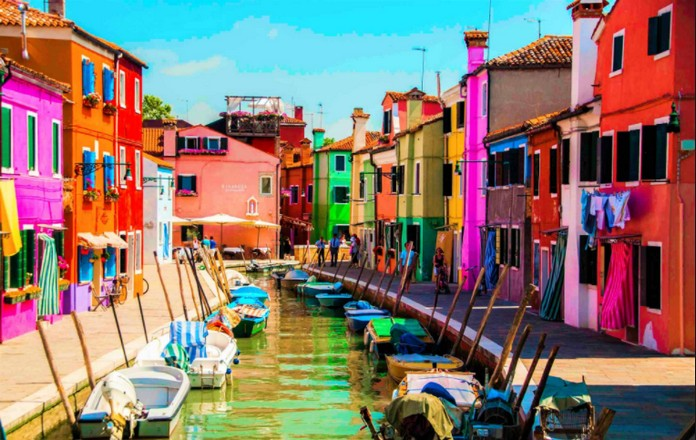
#> input picture Assets/img1.jpg, 696 x 440 px, given in place of the camera
$ python colorDetection.py
#> lines starting #> are read from the running program, lines starting #| are printed output that depends on the picture; after the words box and inside, x2 and y2 are one past the last pixel; in counts of white or black regions, pixels touching at a corner belong together
import cv2
import numpy as np


def empty(a):
    pass


# creating the Tracpad
windowName = 'Color Detection'        # Window Name
cv2.namedWindow(windowName)         # Window Creation
#cv2.resizeWindow(windowName,640,240)    # Resizing the Window

# adding the Track pad
cv2.createTrackbar('HUE min',windowName,0,179,empty)
#> slider 'HUE min' is set to 35
cv2.createTrackbar('HUE max',windowName,179,179,empty)
cv2.createTrackbar('SAT min',windowName,0,255,empty)
#> slider 'SAT min' is set to 51
cv2.createTrackbar('SAT max',windowName,255,255,empty)
cv2.createTrackbar('Value min',windowName,0,255,empty)
#> slider 'Value min' is set to 51
cv2.createTrackbar('Value max',windowName,255,255,empty)


cam = cv2.VideoCapture(0)           # Creating the Webcam Instance

# Setting the Resolution
cam.set(3,640)                      # Width
cam.set(4,480)                      # Height


# Start Video Rolling
while True:
    isTrue, frame = cam.read()              # Reading the Frames
#> frame is the input picture: shape (440, 696, 3); mean B, G, R 109, 119.4, 139.7

    # Mirror the image output
    frame = cv2.flip(frame,1)
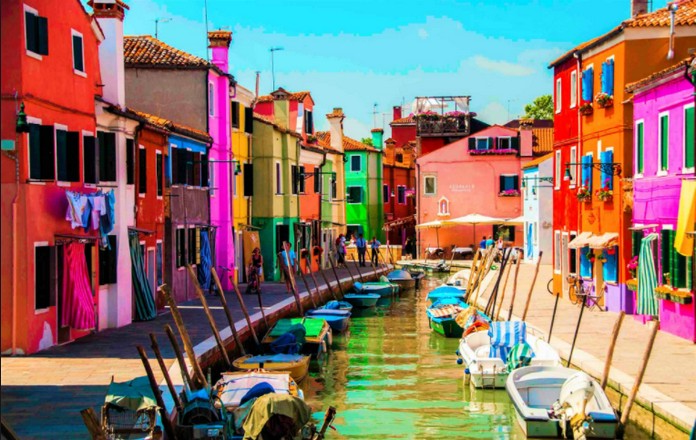
#> frame: shape (440, 696, 3); mean B, G, R 109, 119.4, 139.7
    # Converting the frame in HSC color space
    framehsv = cv2.cvtColor(frame,cv2.COLOR_BGR2HSV)
#> framehsv: shape (440, 696, 3); mean H, S, V 64.4, 150, 171.2

    # getting the track bar Values
    h_min = cv2.getTrackbarPos('HUE min',windowName)
    h_max = cv2.getTrackbarPos('HUE max',windowName)
    s_min = cv2.getTrackbarPos('SAT min',windowName)
    s_max = cv2.getTrackbarPos('SAT max',windowName)
    v_min = cv2.getTrackbarPos('value min',windowName)
    v_max = cv2.getTrackbarPos('Value max',windowName)

    # creating the lower and upper range
    lower = np.array([h_min,s_min,v_min])
    upper = np.array([h_max,s_max,v_max])

    # creating the mask
    mask = cv2.inRange(framehsv,lower,upper)
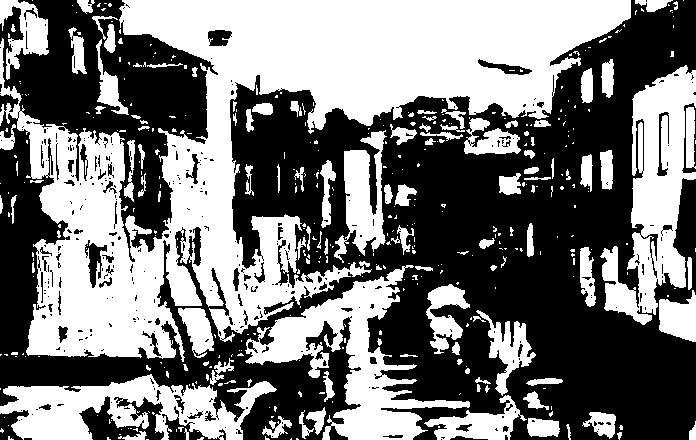
#> mask: shape (440, 696); 47.2% white; 420 white regions (301 under 20 px), largest, box (x1, y1, x2, y2) and area: (0, 0, 631, 362) 82725, (245, 265, 470, 440) 11668, (600, 65, 696, 325) 11643

    # result output
    result = cv2.bitwise_and(frame,frame,mask=mask)
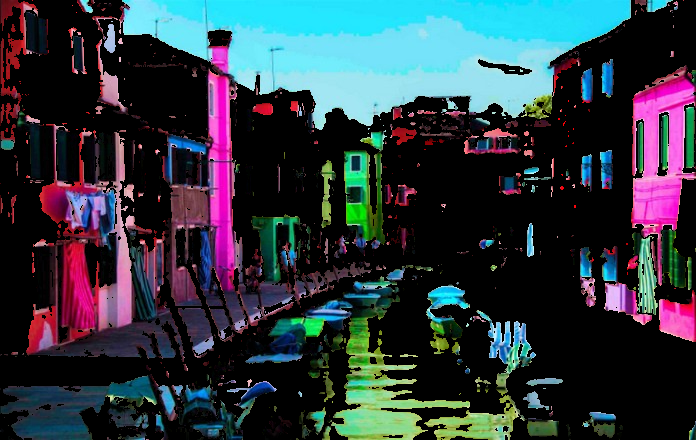
#> result: shape (440, 696, 3); mean B, G, R 65.3, 57.3, 46.4

    # stacking the output
    stackimgs = np.hstack([frame,result])
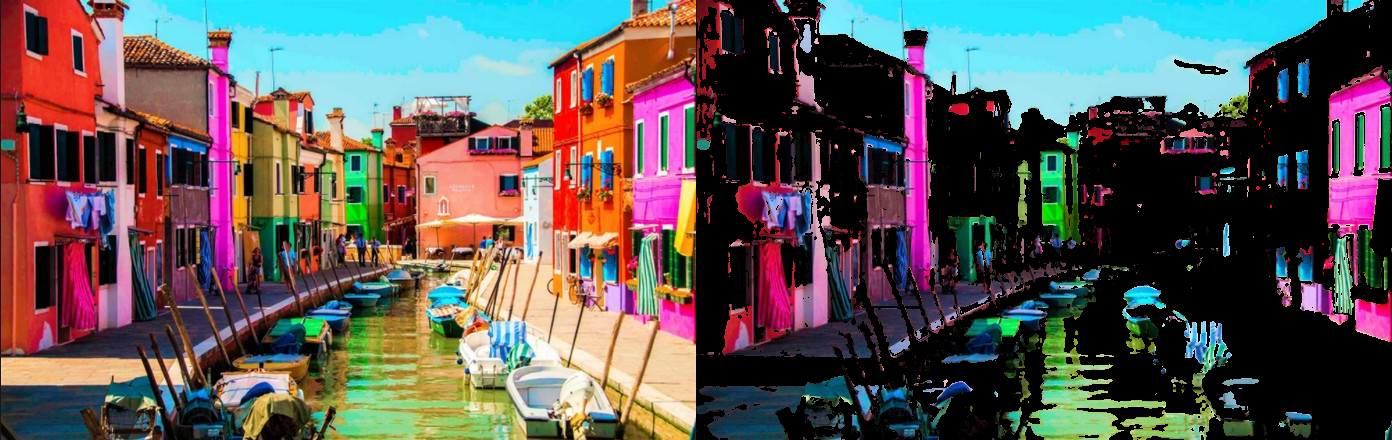
#> stackimgs: shape (440, 1392, 3); mean B, G, R 87.2, 88.3, 93.1

    # Display
    cv2.imshow(windowName,stackimgs)
    # Creating the Exit Pole
    if cv2.waitKey(1) & 0xFF == 27:
#> (key Esc is pressed here)
        break

cam.release()               # Releasing the instance
cv2.destroyAllWindows()     # Destroing the windows

$ run again, on Assets/Air_Canvas-clearmode.png
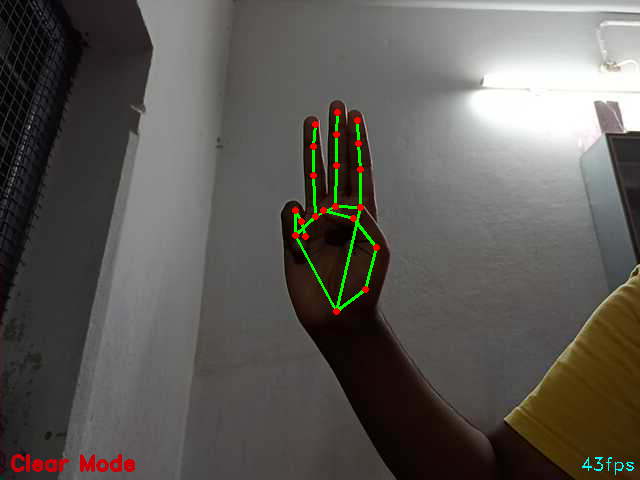
#> input picture Assets/Air_Canvas-clearmode.png, 640 x 480 px, given in place of the camera
#> frame is the input picture: shape (480, 640, 3); mean B, G, R 84.6, 89, 92.3
#> framehsv: shape (480, 640, 3); mean H, S, V 31, 40.9, 94.2
#> `mask = cv2.inRange(framehsv,lower,upper)`:
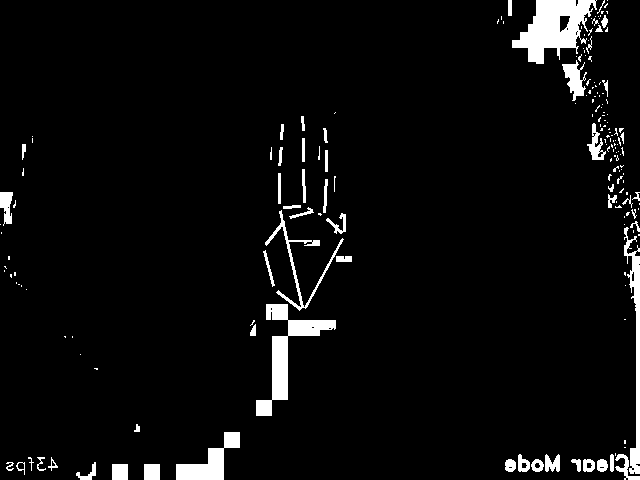
#> mask: shape (480, 640); 4.6% white; 181 white regions (124 under 20 px), largest, box (x1, y1, x2, y2) and area: (512, 0, 597, 64) 2900, (256, 304, 336, 416) 2286, (624, 227, 640, 474) 1388
#> `stackimgs = np.hstack([frame,result])`:
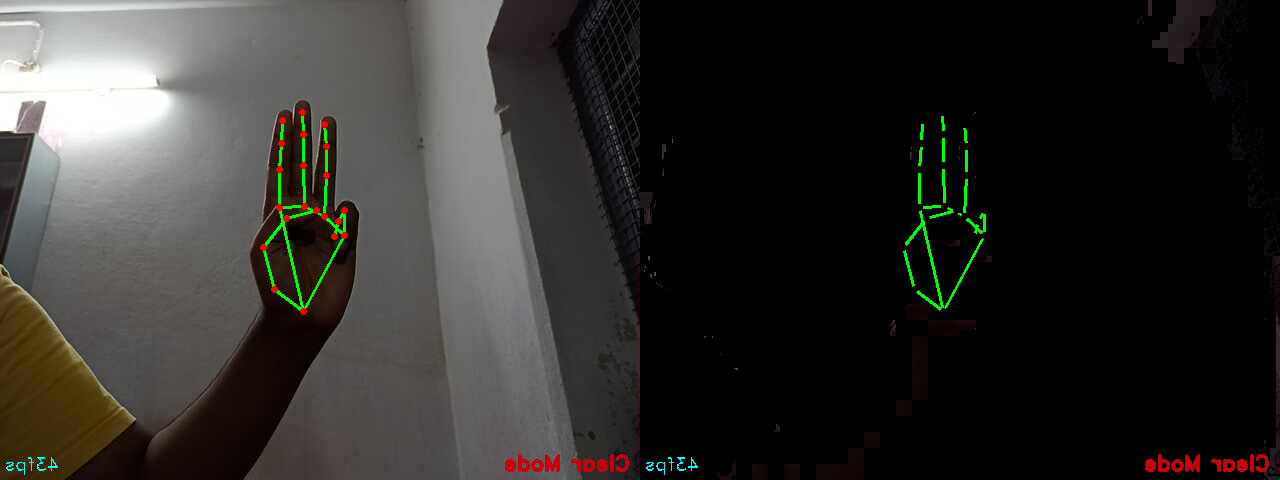
#> stackimgs: shape (480, 1280, 3); mean B, G, R 42.7, 45.5, 46.9
